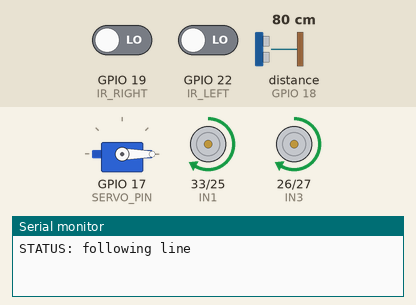
Recording of a sketch running on a simulated ESP32. Shown: servo, motor-driver pin pairs drawn as motors (green arrow = first pin HIGH = forward, orange = second pin HIGH = backward, longer = more drive, scaled by the enable pin), the last lines printed to the serial monitor. Wiring (inferred from the names in the program): ultrasonic range finder: trigger GPIO 5; echo GPIO 18. Inputs (shaded band) come from the test bench; at power-on: distance to the obstacle (sensor on GPIO 18) 80 cm, GPIO 19 (IR_RIGHT) LOW, GPIO 22 (IR_LEFT) LOW. The echo pulse lasts 58.3 µs per cm.

Above: at 1.2 s.
1.3 s: distance to the obstacle (sensor on GPIO 18) set to 17 cm
2.8 s: distance to the obstacle (sensor on GPIO 18) set to 13 cm
At 3.5 s:
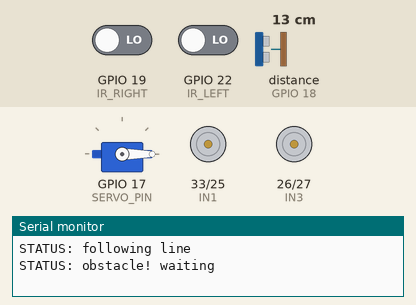
4.3 s: distance to the obstacle (sensor on GPIO 18) set to 18 cm
At 6.4 s:
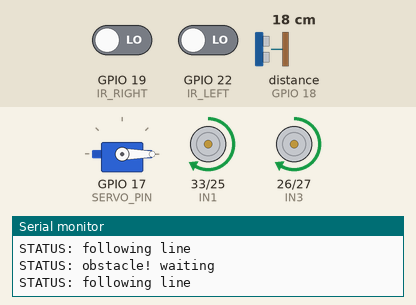
6.8 s: GPIO 19 (IR_RIGHT) driven HIGH
At 7.5 s:
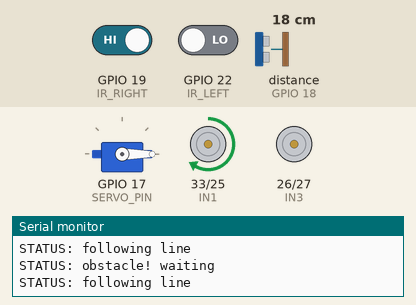
8.3 s: GPIO 22 (IR_LEFT) driven HIGH
At 9.1 s:
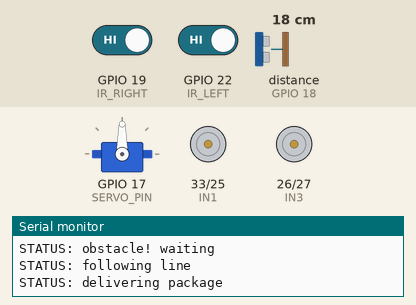
Timing chart, 0 to 11.3 s (numbered marks = the images above; inputs shaded):
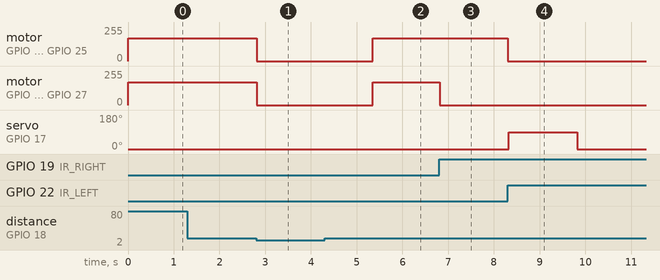

The sketch:

lab16-delivery-robot.ino
```cpp
// Lab 16 - FINAL PROJECT: Line-following delivery robot
// Needs ESP32 Arduino core 3.x and the ESP32Servo library.
//
// IR left -> 22, IR right -> 19          (HIGH = sees the black line)
// HC-SR04 TRIG -> 5, ECHO -> 18
// Servo (delivery gate) -> 17
// L298N left motor : ENA 32, IN1 33, IN2 25
// L298N right motor: ENB 14, IN3 26, IN4 27

#include <ESP32Servo.h>

const int IR_LEFT = 22, IR_RIGHT = 19;
const int TRIG_PIN = 5, ECHO_PIN = 18;
const int SERVO_PIN = 17;
const int ENA = 32, IN1 = 33, IN2 = 25;
const int ENB = 14, IN3 = 26, IN4 = 27;

const int SPEED = 170;                 // motor speed 0-255
const int OBSTACLE_CM = 15;            // stop if something is closer than this
const unsigned long CLEAR_TIME = 1000; // path must be clear this long (ms)

enum State { FOLLOW, OBSTACLE, DELIVER, DONE };
State state = FOLLOW;
State lastShown = DONE;                // forces the first status print

Servo gate;
unsigned long clearSince = 0;

// ---------- motors ----------
void setLeft(int dir, int speed) {
  digitalWrite(IN1, dir > 0);
  digitalWrite(IN2, dir < 0);
  ledcWrite(ENA, dir == 0 ? 0 : speed);
}
void setRight(int dir, int speed) {
  digitalWrite(IN3, dir > 0);
  digitalWrite(IN4, dir < 0);
  ledcWrite(ENB, dir == 0 ? 0 : speed);
}
void stopMotors() { setLeft(0, 0); setRight(0, 0); }

// ---------- sensors ----------
float readDistanceCm() {
  digitalWrite(TRIG_PIN, LOW);  delayMicroseconds(2);
  digitalWrite(TRIG_PIN, HIGH); delayMicroseconds(10);
  digitalWrite(TRIG_PIN, LOW);
  long duration = pulseIn(ECHO_PIN, HIGH, 30000);   // 30 ms time-out
  if (duration == 0) return 999;                    // nothing heard
  return duration * 0.0343 / 2;
}

// Line following (Lab 14). Returns true when BOTH sensors see black = destination.
bool followLine() {
  bool l = digitalRead(IR_LEFT) == HIGH;
  bool r = digitalRead(IR_RIGHT) == HIGH;
  if (l && r)       { stopMotors(); return true; }
  else if (l)       { setLeft(0, 0);       setRight(+1, SPEED); }  // steer left
  else if (r)       { setLeft(+1, SPEED);  setRight(0, 0);      }  // steer right
  else              { setLeft(+1, SPEED);  setRight(+1, SPEED); }  // straight
  return false;
}

// ---------- status ----------
// Put OLED code here (Lab 11) if you add a display.
void showStatus() {
  if (state == lastShown) return;      // only print when the state changes
  lastShown = state;
  switch (state) {
    case FOLLOW:   Serial.println("STATUS: following line");        break;
    case OBSTACLE: Serial.println("STATUS: obstacle! waiting");     break;
    case DELIVER:  Serial.println("STATUS: delivering package");    break;
    case DONE:     Serial.println("STATUS: delivery complete");     break;
  }
}

void setup() {
  Serial.begin(115200);
  pinMode(IR_LEFT, INPUT);  pinMode(IR_RIGHT, INPUT);
  pinMode(TRIG_PIN, OUTPUT); pinMode(ECHO_PIN, INPUT);
  pinMode(IN1, OUTPUT); pinMode(IN2, OUTPUT);
  pinMode(IN3, OUTPUT); pinMode(IN4, OUTPUT);
  ledcAttach(ENA, 1000, 8);
  ledcAttach(ENB, 1000, 8);
  gate.attach(SERVO_PIN);
  gate.write(0);                       // gate closed
  stopMotors();
}

void loop() {
  showStatus();
  float distance = readDistanceCm();

  switch (state) {
    case FOLLOW:
      if (distance < OBSTACLE_CM) {            // something in the way
        stopMotors();
        clearSince = 0;
        state = OBSTACLE;
      } else if (followLine()) {               // reached the destination mark
        state = DELIVER;
      }
      break;

    case OBSTACLE:
      stopMotors();
      if (distance >= OBSTACLE_CM) {           // path looks clear...
        if (clearSince == 0) clearSince = millis();
        if (millis() - clearSince >= CLEAR_TIME) state = FOLLOW;   // ...for long enough
      } else {
        clearSince = 0;                        // blocked again - restart the timer
      }
      break;

    case DELIVER:
      stopMotors();
      showStatus();
      gate.write(90);                          // open the gate: package drops
      delay(1500);                             // robot is stopped, so a delay is OK here
      gate.write(0);                           // close the gate
      state = DONE;
      break;

    case DONE:
      stopMotors();                            // reset the ESP32 to run again
      break;
  }
  delay(20);
}
```

Measured:
- the behaviour switches between 15 and 14 cm on distance to the obstacle (sensor on GPIO 18) (found by bisection; images 0 and 1)
- after the input at 1.3 s, every drawn part: stays the same
- after the input at 2.8 s, motor on GPIO 33 (IN1) / GPIO 25 (IN2), motor on GPIO 26 (IN3) / GPIO 27 (IN4): forward 169/255 → stopped at once
- after the input at 4.3 s, motor on GPIO 33 (IN1) / GPIO 25 (IN2), motor on GPIO 26 (IN3) / GPIO 27 (IN4): stopped → forward 169/255 after 1.0 s
- after the input at 6.8 s, motor on GPIO 26 (IN3) / GPIO 27 (IN4): forward 169/255 → stopped at once
- after the input at 8.3 s, motor on GPIO 33 (IN1) / GPIO 25 (IN2): forward 169/255 → stopped at once; servo on GPIO 17 (SERVO_PIN): 0° → 90° at once, → 0° 1.5 s later
